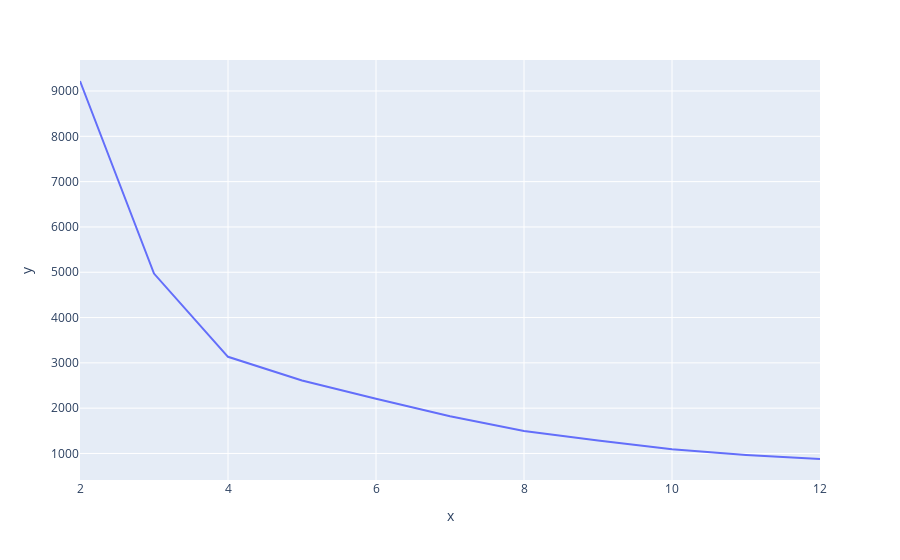

Source (notebook cell):
### Code cell
#we see depandant between inertia_errors and n_clustter
px.line(x = n_cluster,
       y = inertia_errors)

### Figure 1 — Plotly figure (JSON) as saved in the notebook; plotly's stock layout.template omitted (floating-point values rounded to 4 significant figures)
{"data": [{"hovertemplate": "x=%{x}<br>y=%{y}<extra></extra>", "legendgroup": "", "line": {"color": "#636efa", "dash": "solid"}, "marker": {"symbol": "circle"}, "mode": "lines", "name": "", "orientation": "v", "showlegend": false, "type": "scatter", "x": [2, 3, 4, 5, 6, 7, 8, 9, 10, 11, 12], "xaxis": "x", "y": [9221.0, 4971.0, 3133.0, 2609.0, 2206.0, 1822.0, 1497.0, 1285.0, 1095.0, 969.0, 878.2], "yaxis": "y"}], "layout": {"autosize": true, "legend": {"tracegroupgap": 0}, "margin": {"t": 60}, "xaxis": {"anchor": "y", "autorange": true, "domain": [0, 1], "range": [2, 12], "title": {"text": "x"}, "type": "linear"}, "yaxis": {"anchor": "x", "autorange": true, "domain": [0, 1], "range": [414.8, 9684.0], "title": {"text": "y"}, "type": "linear"}}}
